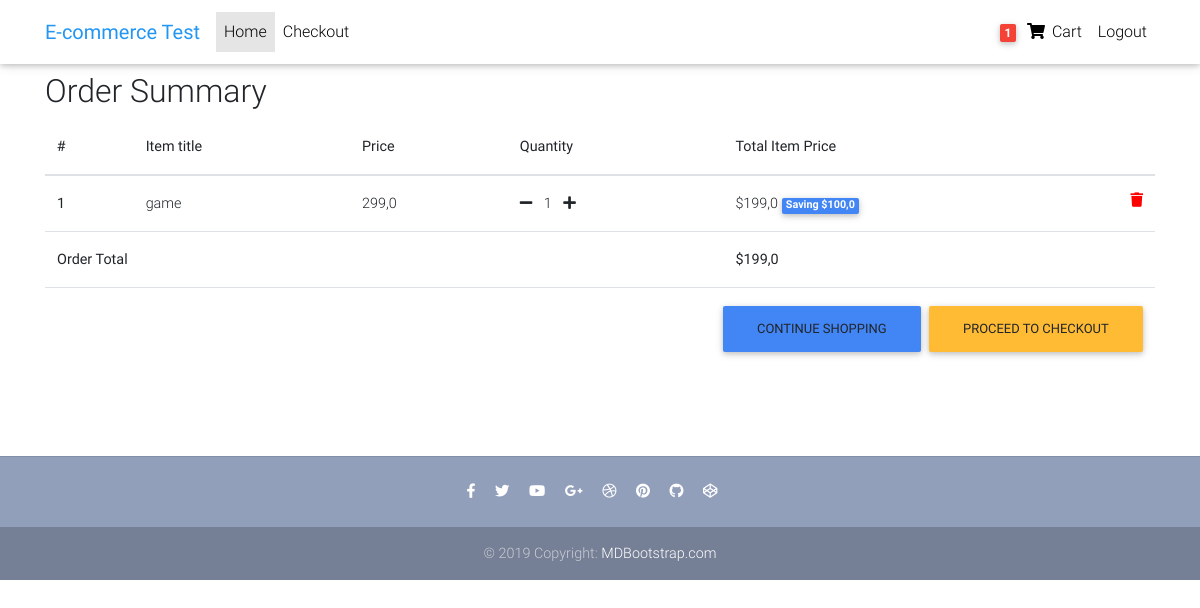
Before: /order-summary/ (signed in) with the older database file.
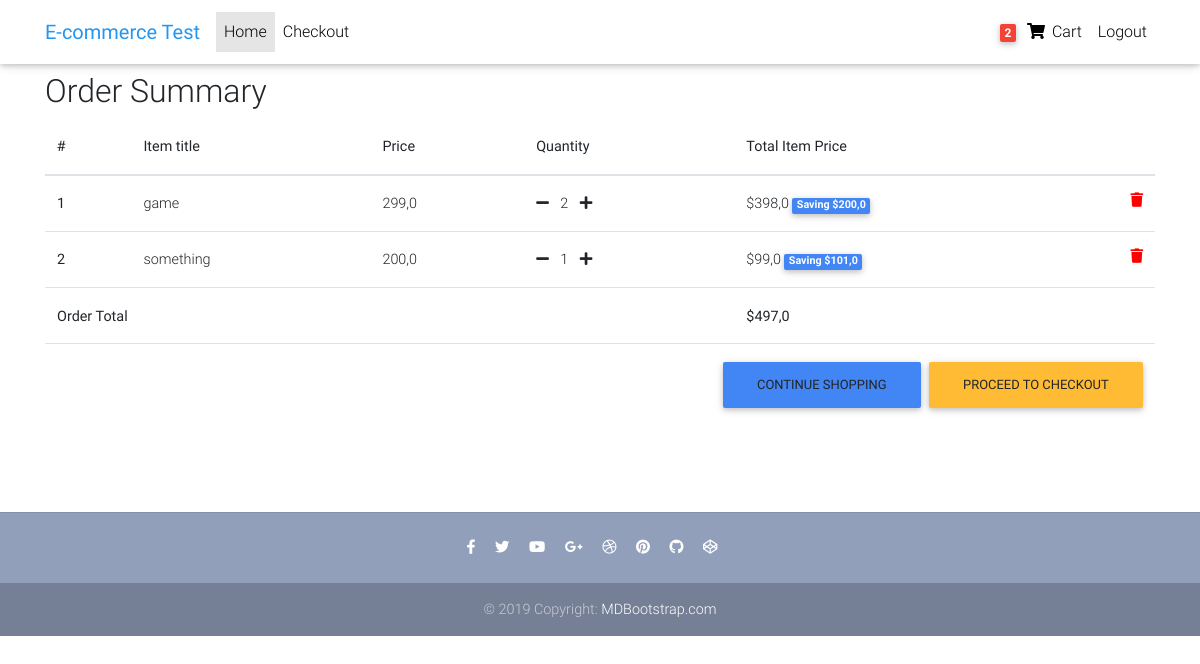
After: the same page with the newer database file.
### store/models.py (models this page shows, shortened)
class Order(models.Model):
    user = models.ForeignKey(settings.AUTH_USER_MODEL,
                             on_delete=models.CASCADE, verbose_name='Заказчик')
    items = models.ManyToManyField(OrderItem)
    start_date = models.DateTimeField(
        auto_now_add=True, verbose_name='Дата начала заказа')
    ordered_date = models.DateTimeField(verbose_name='Дата заказа')
    ordered = models.BooleanField(default=False, verbose_name='Заказано')
    class Meta:
        verbose_name = 'Заказ'
        verbose_name_plural = 'Заказы'
    def display_orders(self):
        return ', '.join([x.item for x in self.items.all()])
    display_orders.short_description = 'Товары'
    def get_total(self):
        total = 0
        for order_item in self.items.all():
            total += order_item.get_final_price()
        return total

class OrderItem(models.Model):
    user = models.ForeignKey(settings.AUTH_USER_MODEL,
                             on_delete=models.CASCADE, verbose_name='Заказчик')
    ordered = models.BooleanField(default=False, verbose_name='Заказано')
    item = models.ForeignKey(
        Item, on_delete=models.CASCADE, verbose_name='Товар')
    quantity = models.IntegerField(default=1, verbose_name='Количество')
    class Meta:
        verbose_name = 'Заказ-Товар'
        verbose_name_plural = 'Заказы-Товары'
    def get_total_item_price(self):
        return self.quantity * self.item.price
    def get_total_discount_item_price(self):
        return self.quantity * self.item.discount_price
    def get_amount_saved(self):
        return self.get_total_item_price() - self.get_total_discount_item_price()
    def get_final_price(self):
        if self.item.discount_price:
            return self.get_total_discount_item_price()
        return self.get_total_item_price()

class Item(models.Model):
    title = models.CharField(max_length=100, verbose_name='Наименование')
    price = models.FloatField(verbose_name='Цена')
    discount_price = models.FloatField(
        blank=True, null=True, verbose_name='Цена со скидкой')
    category = models.CharField(
        choices=CATEGORY_CHOICES, max_length=2, verbose_name='Категория')
    label = models.CharField(choices=LABEL_CHOICES,
                             max_length=1, verbose_name='Лейба')
    slug = models.SlugField(verbose_name='Слаг')
    description = models.TextField(verbose_name='Описание')
    image = models.ImageField()
    class Meta:
        verbose_name = 'Товар'
        verbose_name_plural = 'Товары'

### store/views.py (the view)
# urls.py: path('order-summary/', OrderSummaryView.as_view(), name='order-summary'),
class OrderSummaryView(LoginRequiredMixin, View):
    def get(self, *args, **kwargs):
        try:
            order = Order.objects.get(user=self.request.user, ordered=False)
            context = {
                'object': order
            }
            return render(self.request, 'store/order_summary.html', context)
        except ObjectDoesNotExist:
            messages.warning(self.request, "You do not have an active order")
            return redirect("/")

### store/templatetags/cart_template_tags.py (called while the page is built)
@register.filter
def cart_item_count(user):
    if user.is_authenticated:
        qs = Order.objects.filter(user=user, ordered=False)
        if qs.exists():
            return qs[0].items.count()
    return 0

### store/templates/store/order_summary.html (shortened to what this page needs)
{% extends "store/base.html" %} {% block content %}
<main>
  <div class="container">
    <div class="table-responsive text-nowrap">
      <h2>Order Summary</h2>
      <table class="table">
        <thead>
          <tr>
            <th scope="col">#</th>
            <th scope="col">Item title</th>
            <th scope="col">Price</th>
            <th scope="col">Quantity</th>
            <th scope="col">Total Item Price</th>
          </tr>
        </thead>
        <tbody>
          {% for order_item in object.items.all %}
          <tr>
            <th scope="row">{{ forloop.counter }}</th>
            <td>{{ order_item.item.title }}</td>
            <td>{{ order_item.item.price }}</td>
            <td>
              <a
                href="{% url 'store:remove-single-item-from-cart' order_item.item.slug %}"
                ><i class="fas fa-minus mr-2"></i
              ></a>
              {{ order_item.quantity }}
              <a href="{% url 'store:add-to-cart' order_item.item.slug %}"
                ><i class="fas fa-plus ml-2"></i
              ></a>
            </td>
            <td>
              {% if order_item.item.discount_price %}
              ${{order_item.get_total_discount_item_price}}
              <span class="badge badge-primary"
                >Saving ${{ order_item.get_amount_saved }}</span
              >
              {% else %} ${{ order_item.get_total_item_price }} {% endif %}
              <a
                style="color: red"
                href="{% url 'store:remove-from-cart' order_item.item.slug %}"
              >
                <i class="fas fa-trash float-right"></i>
              </a>
            </td>
          </tr>
          {% endfor %}  {% if object.get_total %}
          <tr>
            <td colspan="4"><b>Order Total</b></td>
            <td><b>${{ object.get_total }}</b></td>
          </tr>
          <tr>
            <td colspan="5">
              <a class="btn btn-warning float-right ml-2" href="/checkout/"
                >Proceed to checkout</a
              >
              <a class="btn btn-primary float-right" href="/"
                >Continue shopping</a
              >
            </td>
          </tr>
          {% endif %}
        </tbody>
      </table>
    </div>
  </div>
</main>
{% endblock content %}

### store/templates/store/base.html (shortened to what this page needs)
{% load static %}
<!DOCTYPE html>
<html lang="en">
  <head>
    <link
      rel="stylesheet"
      href="https://use.fontawesome.com/releases/v5.8.1/css/all.css"
    />
    <link href="{% static 'css/bootstrap.min.css' %}" rel="stylesheet" />
    <link href="{% static 'css/mdb.min.css' %}" rel="stylesheet" />
    <link href="{% static 'css/style.min.css' %}" rel="stylesheet" />
  </head>
  {% include "store/navbar.html" %}
  <body>
    <div class="mt-5 pt-4">
    </div>
    {% block content %} {% endblock content %}
    <br />
    <br />
    {% include "store/footer.html" %} {% include "store/scripts.html" %}
    <br />
  </body>
</html>

### store/templates/store/navbar.html (shortened to what this page needs)
{% load cart_template_tags %}
<nav
  class="navbar fixed-top navbar-expand-lg navbar-light white scrolling-navbar"
>
  <div class="container">
    <a class="navbar-brand waves-effect" href="/">
      <strong class="blue-text">E-commerce Test</strong>
    </a>
    <div class="collapse navbar-collapse" id="navbarSupportedContent">
      <ul class="navbar-nav mr-auto">
        <li class="nav-item active">
          <a class="nav-link waves-effect" href="/"
            >Home
          </a>
        </li>
        <li class="nav-item">
          <a class="nav-link waves-effect" href="#"> Checkout</a>
        </li>
      </ul>
      <ul class="navbar-nav nav-flex-icons">
        {% if request.user.is_authenticated %}
        <li class="nav-item">
          <a
            href="{% url 'store:order-summary' %}"
            class="nav-link waves-effect"
          >
            <span class="badge red z-depth-1 mr-1">
              {{ request.user|cart_item_count }}
            </span>
            <i class="fas fa-shopping-cart"></i>
            <span class="clearfix d-none d-sm-inline-block"> Cart </span>
          </a>
        </li>
        <li class="nav-item">
          <a class="nav-link waves-effect" href="{% url 'account_logout' %}">
            <span class="clearfix d-none d-sm-inline-block"> Logout </span>
          </a>
        </li>
        {% endif %}
      </ul>
    </div>
  </div>
</nav>

### store/templates/store/footer.html
<footer class="page-footer text-center font-small mt-4 wow fadeIn">
    <hr class="my-4">
    <div class="pb-4">
      <a href="https://www.facebook.com/mdbootstrap" target="_blank">
        <i class="fab fa-facebook-f mr-3"></i>
      </a>
      <a href="https://twitter.com/MDBootstrap" target="_blank">
        <i class="fab fa-twitter mr-3"></i>
      </a>
      <a href="https://www.youtube.com/watch?v=7MUISDJ5ZZ4" target="_blank">
        <i class="fab fa-youtube mr-3"></i>
      </a>
      <a href="https://plus.google.com/u/0/b/107863090883699620484" target="_blank">
        <i class="fab fa-google-plus-g mr-3"></i>
      </a>
      <a href="https://dribbble.com/mdbootstrap" target="_blank">
        <i class="fab fa-dribbble mr-3"></i>
      </a>
      <a href="https://pinterest.com/mdbootstrap" target="_blank">
        <i class="fab fa-pinterest mr-3"></i>
      </a>
      <a href="https://github.com/mdbootstrap/bootstrap-material-design" target="_blank">
        <i class="fab fa-github mr-3"></i>
      </a>
      <a href="http://codepen.io/mdbootstrap/" target="_blank">
        <i class="fab fa-codepen mr-3"></i>
      </a>
    </div>
    <div class="footer-copyright py-3">
      © 2019 Copyright:
      <a href="https://mdbootstrap.com/education/bootstrap/" target="_blank"> MDBootstrap.com </a>
    </div>
  </footer>

### store/templates/store/scripts.html (shortened to what this page needs)
{% load static %}

### store/templates/store/base.html (style rules this page uses)
html, body, header, .carousel { height: 60vh; }

Changed rows visible on the page:
changed OrderItem "game": quantity "1" → "2"; get_total_discount_item_price "199,0" → "398,0"; get_amount_saved "100,0" → "200,0"
added OrderItem: item "something", item.price "200,0", quantity "1", get_total_discount_item_price "99,0", get_amount_saved "101,0"
changed through a linked row, Order: get_total "199,0" → "497,0"
Other visible differences:
{{ request.user|cart_item_count }}: "1" → "2"
